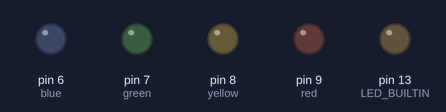
A sketch run on a simulated Arduino Uno, built with avr-gcc and run on an emulated ATmega328P. Parts: output pins drawn as LEDs (lit = HIGH).

Above: at 0.1 s.
At 0.5 s:
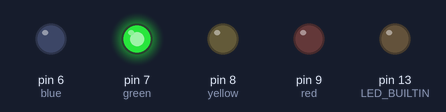
At 0.9 s:
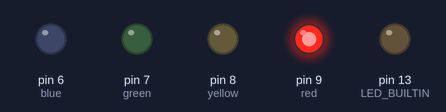
At 1.3 s:
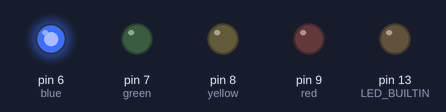
At 2.7 s:
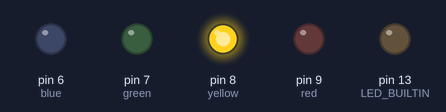
Timing chart, 0 to 3.0 s (numbered marks = the images above):
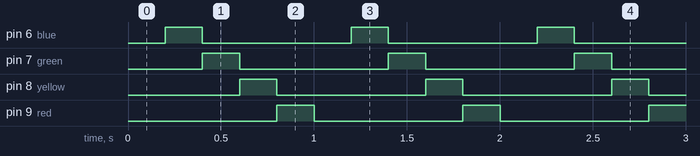

The sketch:

Cathode.ino
```cpp
int red = 9;
int yellow = 8;
int green = 7;
int blue = 6;

void setup() {
  // initialize digital pin LED_BUILTIN as an output.
  pinMode(LED_BUILTIN, OUTPUT);
  pinMode(red, OUTPUT);
  pinMode(yellow, OUTPUT);
  pinMode(green, OUTPUT);
  pinMode(blue, OUTPUT);
}

void loop() {
  for(int i = 5; i < 10; i++)
  {
    digitalWrite(i,HIGH);
    delay(200);
    digitalWrite(i,LOW);
  }
}
```

Measured:
- by itself, pin 6 (blue), pin 7 (green), pin 8 (yellow), pin 9 (red): alternates HIGH for 0.20 s and LOW for 0.80 s
- by itself, everything shown: repeats every 1.0 s, in 5 steps
